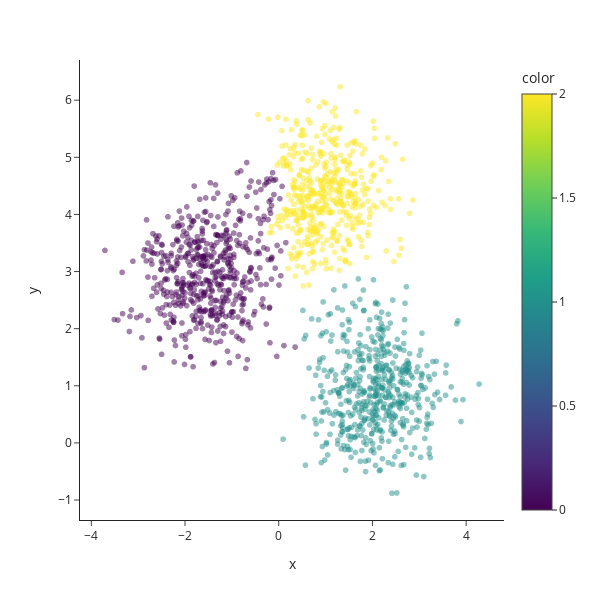

The notebook cell saved with this chart:
### Markdown cell above
#### <a id='toc1_1_2_1_'></a>[Ward linkage](#toc0_)

### Code cell
# ward linkage tends to produce relatively equally sized clusters
agglomerative = cluster.AgglomerativeClustering(n_clusters=3, linkage='ward')
pred = agglomerative.fit_predict(X)

# Matplotlib
# plt.figure(figsize=(5, 5))
# plt.scatter(X[:, 0], X[:, 1], c=pred, alpha=0.5)
# plt.show()

# Plotly
fig = px.scatter(x=X[:, 0], y=X[:, 1], color=pred, opacity=0.5)
fig.update_layout(height=600, width=600)
fig.show()

### Figure 1 — Plotly figure (JSON) as saved in the notebook; plotly's stock layout.template omitted (floating-point values rounded to 4 significant figures; data arrays with more than 128 entries replaced by an {"elided": "..."} marker saying what was removed)
{"data": [{"hovertemplate": "x=%{x}<br>y=%{y}<br>color=%{marker.color}<extra></extra>", "legendgroup": "", "marker": {"color": {"elided": "1500 int values"}, "coloraxis": "coloraxis", "opacity": 0.5, "symbol": "circle"}, "mode": "markers", "name": "", "showlegend": false, "type": "scattergl", "x": {"elided": "1500 float values"}, "xaxis": "x", "y": {"elided": "1500 float values"}, "yaxis": "y"}], "layout": {"coloraxis": {"colorbar": {"title": {"text": "color"}}, "colorscale": [[0, "#440154"], [0.1111, "#482878"], [0.2222, "#3e4989"], [0.3333, "#31688e"], [0.4444, "#26828e"], [0.5556, "#1f9e89"], [0.6667, "#35b779"], [0.7778, "#6ece58"], [0.8889, "#b5de2b"], [1, "#fde725"]]}, "height": 600, "legend": {"tracegroupgap": 0}, "margin": {"t": 60}, "width": 600, "xaxis": {"anchor": "y", "domain": [0, 1], "title": {"text": "x"}}, "yaxis": {"anchor": "x", "domain": [0, 1], "title": {"text": "y"}}}}
